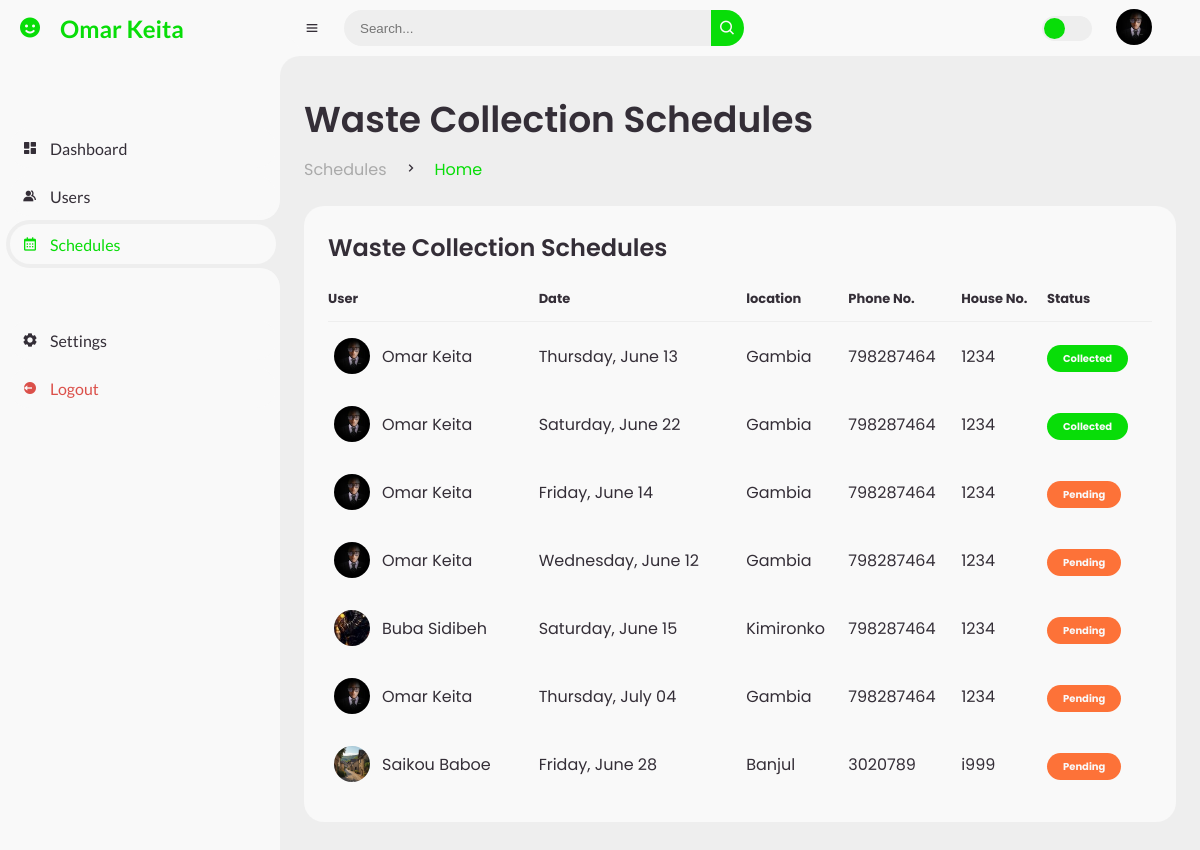
The page /admin_dashboard/user_schedule (signed in) on the database its author committed.
### app/models.py (models this page shows, shortened)
class User(db.Model, UserMixin):
    id = db.Column(db.Integer,  nullable= False, primary_key=True, autoincrement=True)
    first_name = db.Column(db.String(50), nullable=False)
    middle_name = db.Column(db.String(50), nullable=False, default="")
    last_name = db.Column(db.String(50), nullable=False)
    email = db.Column(db.String(50), unique=True, nullable=False,)
    sex = db.Column(db.String(50), nullable=False, default='Male')
    address = db.Column(db.String(50), nullable=False)
    house_number = db.Column(db.String(50), nullable=False)
    location = db.Column(db.String(50), nullable=False)
    image_file = db.Column(db.String(500), nullable=False, default='default.jpg')
    phone_number = db.Column(db.String(50), nullable=False)
    password = db.Column(db.String(150), nullable=False)
    schedule = db.relationship('Scheduling', backref='customer', lazy=True)
    is_admin = db.Column(db.Boolean, nullable=False, default=False)

class Scheduling(db.Model):
    id = db.Column(db.Integer, primary_key=True, autoincrement=True)
    date = db.Column(db.DateTime, nullable=False)
    type = db.Column(db.String(50), nullable=False)
    user_id = db.Column(db.Integer, db.ForeignKey('user.id'), nullable=False)
    collected = db.Column(db.Boolean, nullable=False, default=False)

### app/routes.py (the view)
@app.route('/admin_dashboard/user_schedule', methods=['GET', 'POST'])
@login_required
def admin_user_schedule():
    if not current_user.is_admin:
        abort(403)
        flash('Access Denied', 'danger')
    user_schedule = Scheduling.query.all()
    users = User.query.all()
    return render_template('user_schedule.html', user_schedule=user_schedule, datetime=datetime, users=users)

### app/models.py (called while the page is built)
@login_manager.user_loader
def load_user(user_id):
    return User.query.get(int(user_id))

### app/templates/user_schedule.html
{% extends 'admin_base.html' %} {% block sidebar %}
<ul class="side-menu top">
  <li>
    <a href="{{url_for('admin_dashboard')}}">
      <i class="bx bxs-dashboard"></i>
      <span class="text">Dashboard</span>
    </a>
  </li>
  <li>
    <a href="{{url_for('users')}}">
      <i class="bx bxs-group"></i>
      <span class="text">Users</span>
    </a>
  </li>
  <li class="active">
    <a href="{{url_for('admin_user_schedule')}}">
      <i class="bx bx-calendar"></i>
      <span class="text">Schedules</span>
    </a>
  </li>
</ul>
{% endblock %} {% block content %}
<main>
  <div class="head-title">
    <div class="left">
      <h1>Waste Collection Schedules</h1>
      <ul class="breadcrumb">
        <li>
          <a href="{{url_for('admin_dashboard')}}">Schedules</a>
        </li>
        <li><i class="bx bx-chevron-right"></i></li>
        <li>
          <a class="active" href="{{url_for('home')}}">Home</a>
        </li>
      </ul>
    </div>
  </div>
  <div class="table-data">
    <div class="order">
      <div class="head">
        <h3>Waste Collection Schedules</h3>
      </div>
      <table>
        <thead>
          <tr>
            <th>User</th>
            <th>Date</th>
            <th>location</th>
            <th>Phone No.</th>
            <th>House No.</th>
            <th>Status</th>
          </tr>
        </thead>
        <tbody>
          {% for schedule in user_schedule %} {% set user = users |
          selectattr('id', 'equalto', schedule.user_id) | first %}
          <tr>
            <td>
              <img
                src="{{ url_for('static', filename='profile_pics/' + user.image_file) }}"
              />
              <p>{{ user.first_name }} {{ user.last_name }}</p>
            </td>
            <td>{{ schedule.date.strftime('%A, %B %d') }}</td>
            <td>{{ user.location }}</td>
            <td>{{ user.phone_number }}</td>
            <td>{{ user.house_number }}</td>
            <td>
              <span
                class="status {% if schedule.collected %}completed{% else %}pending{% endif %}"
              >
                {% if schedule.collected %}Collected{% else %}Pending{% endif %}
              </span>
            </td>
          </tr>
          {% endfor %}
        </tbody>
      </table>
    </div>
  </div>
</main>
{% endblock %}

### app/templates/admin_base.html (shortened to what this page needs)
<!DOCTYPE html>
<html lang="en">
  <head>
    <link
      href="https://unpkg.com/boxicons@2.0.9/css/boxicons.min.css"
      rel="stylesheet"
    />
    <link
      rel="stylesheet"
      href="{{url_for('static', filename='css/admin.css')}}"
    />
  </head>
  <body>
    <section id="sidebar">
      <a href="#" class="brand">
        <i class="bx bxs-smile"></i>
        <span class="text"
          >{{current_user.first_name}} {{current_user.last_name}}</span
        >
      </a>
      {% block sidebar %} {% endblock %}
      <ul class="side-menu">
        <li>
          <a href="{{url_for('account')}}">
            <i class="bx bxs-cog"></i>
            <span class="text">Settings</span>
          </a>
        </li>
        <li>
          <a href="{{url_for('logout')}}" class="logout">
            <i class="bx bxs-log-out-circle"></i>
            <span class="text">Logout</span>
          </a>
        </li>
      </ul>
    </section>
    <section id="content">
      <nav>
        <i class="bx bx-menu"></i>
        <form action="#">
          <div class="form-input">
            <input type="search" placeholder="Search..." />
            <button type="submit" class="search-btn">
              <i class="bx bx-search"></i>
            </button>
          </div>
        </form>
        <label for="switch-mode" class="switch-mode"></label>
        <a href="#" class="profile">
          <img
            src="{{url_for('static', filename='profile_pics/' + current_user.image_file)}}"
            alt=""
          />
        </a>
      </nav>
      {% block content %} {% endblock %}
    </section>
  </body>
</html>

### rows shown on the page
User: first_name "Omar", last_name "Keita", image_file (picture), location "Gambia", phone_number "798287464", house_number "1234"
Scheduling: image_file (picture), date "Thursday, June 13", collected "Collected"
Scheduling: image_file (picture), date "Saturday, June 22", collected "Collected"
Scheduling: image_file (picture), date "Friday, June 14", collected "Pending"
Scheduling: image_file (picture), date "Wednesday, June 12", collected "Pending"
Scheduling: image_file (picture), date "Saturday, June 15", collected "Pending"
User: first_name "Buba", last_name "Sidibeh", location "Kimironko", phone_number "798287464", house_number "1234"
Scheduling: image_file (picture), date "Thursday, July 04", collected "Pending"
Scheduling: image_file (picture), date "Friday, June 28", collected "Pending"
User: first_name "Saikou", last_name "Baboe", location "Banjul", phone_number "3020789", house_number "i999"
